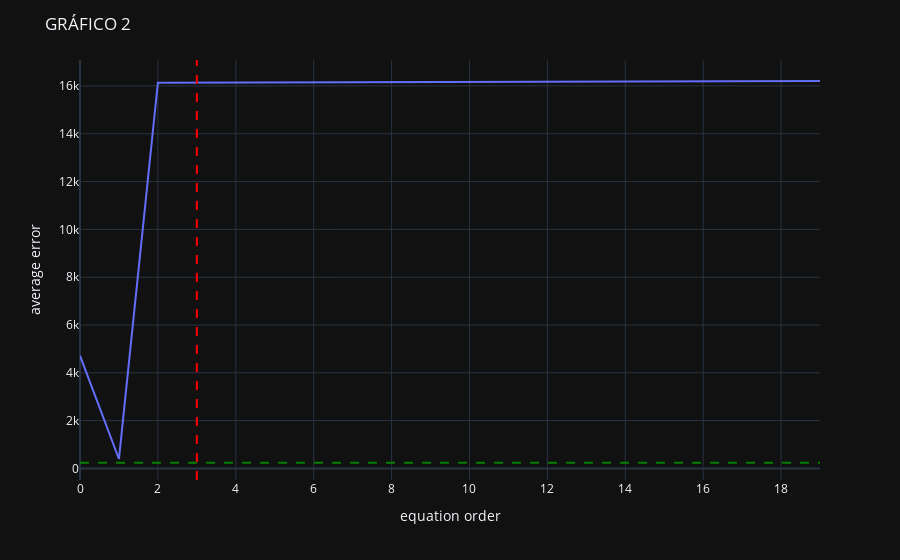

The cell this chart's notebook holds for it:
### Code cell
# Análise de todos os dados históricos
dict_error_qtd_messages = {}
threshold = 0
semesters_to_fit = 0
df_aux = full_df[full_df["ano_semestre"] >= 202201].copy()

for i in range(0,20):    
    df_grouped = df_aux.groupby(by='ano_semestre', as_index=False).mean("avg_valor_item").reset_index()
    df_to_calc = df_grouped[df_grouped["ano_semestre"]<202302]
    df_to_trend = df_grouped[df_grouped["ano_semestre"]==202302]
    z = np.polyfit(df_to_calc["ano_semestre"], df_to_calc["avg_valor_item"], i)
    p = np.poly1d(z)
    y_hat = p(df_to_trend["ano_semestre"])
    semesters_to_fit = df_to_calc.shape[0]
    df_to_trend["trended"] = y_hat
    df_to_trend["diff"] = abs(df_to_trend["trended"] - df_to_trend["avg_valor_item"]) 
    error_avg = df_to_trend["diff"].to_list()[0]
    threshold = abs(df_to_trend["avg_valor_item"].to_list()[0] - df_to_calc[df_to_calc["ano_semestre"]==202301]["avg_valor_item"].to_list()[0]) 
    
    dict_error_qtd_messages[i] = error_avg

plot_df = pd.DataFrame()
plot_df["equation order"] = [k for k in dict_error_qtd_messages.keys()]
plot_df["average error"] = [v for v in dict_error_qtd_messages.values()]

fig = px.line(plot_df, x = "equation order", y = "average error")
fig.add_vline(x=semesters_to_fit, line_dash="dash", line_color="red")
fig.add_hline(y=threshold, line_dash="dash", line_color="green")

fig.update_layout(title="GRÁFICO 2")

### Figure 1 — Plotly figure (JSON) as saved in the notebook; plotly's stock layout.template omitted (floating-point values rounded to 4 significant figures)
{"data": [{"hovertemplate": "equation order=%{x}<br>average error=%{y}<extra></extra>", "legendgroup": "", "line": {"color": "#636efa", "dash": "solid"}, "marker": {"symbol": "circle"}, "mode": "lines", "name": "", "orientation": "v", "showlegend": false, "x": [0, 1, 2, 3, 4, 5, 6, 7, 8, 9, 10, 11, 12, 13, 14, 15, 16, 17, 18, 19], "xaxis": "x", "y": [4716.0, 395.5, 16140.0, 16140.0, 16150.0, 16150.0, 16150.0, 16160.0, 16160.0, 16170.0, 16170.0, 16170.0, 16180.0, 16180.0, 16190.0, 16190.0, 16200.0, 16200.0, 16200.0, 16210.0], "yaxis": "y", "type": "scatter"}], "layout": {"xaxis": {"anchor": "y", "domain": [0.0, 1.0], "title": {"text": "equation order"}}, "yaxis": {"anchor": "x", "domain": [0.0, 1.0], "title": {"text": "average error"}}, "legend": {"tracegroupgap": 0}, "margin": {"t": 60}, "shapes": [{"line": {"color": "red", "dash": "dash"}, "type": "line", "x0": 3, "x1": 3, "xref": "x", "y0": 0, "y1": 1, "yref": "y domain"}, {"line": {"color": "green", "dash": "dash"}, "type": "line", "x0": 0, "x1": 1, "xref": "x domain", "y0": 237.7, "y1": 237.7, "yref": "y"}], "title": {"text": "GRÁFICO 2"}}}
